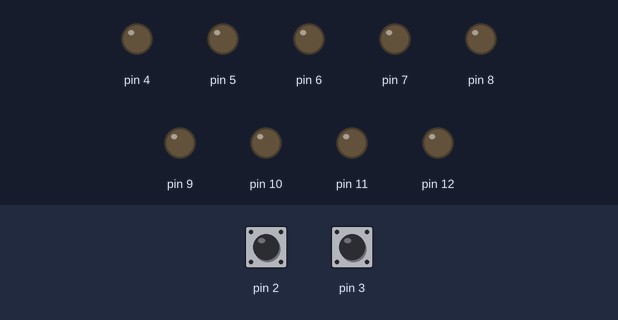
A sketch run on a simulated Arduino Uno, built with avr-gcc and run on an emulated ATmega328P. Shown: output pins drawn as LEDs (lit = HIGH). The test bench sets the inputs (shaded band); at power-on: pin 2 LOW, pin 3 LOW.

Above: at 1.2 s.
1.3 s: pin 2 driven HIGH
At 2.5 s:
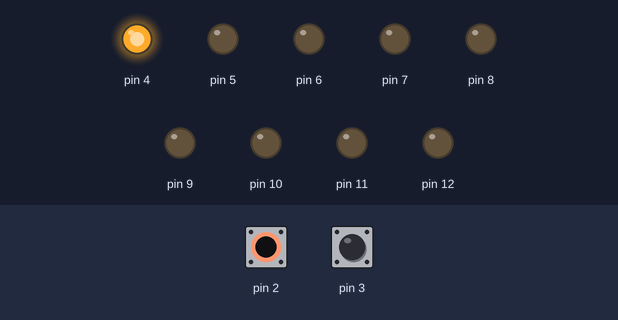
2.8 s: pin 3 driven HIGH
At 3.8 s:
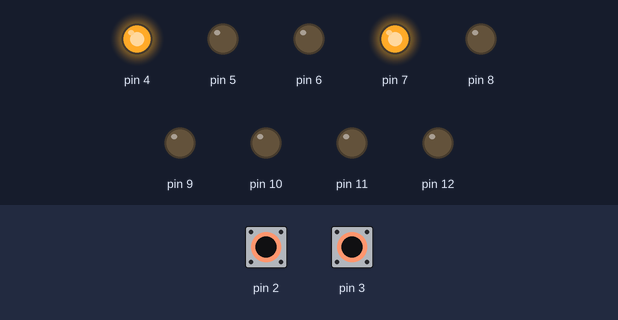
4.3 s: pin 2 pulsed LOW 5 times (0.12 s each, 0.3 s apart)
At 6.7 s:
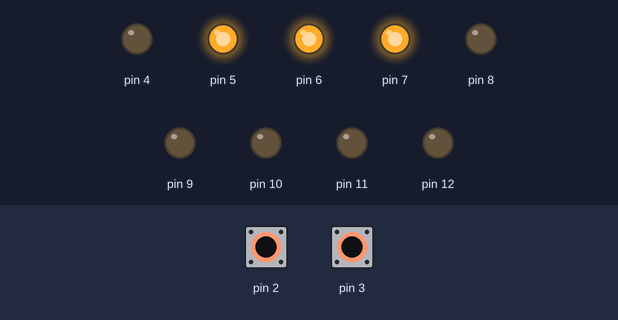
7.3 s: pin 3 pulsed LOW 2 times (0.12 s each, 0.3 s apart)
At 8.3 s:
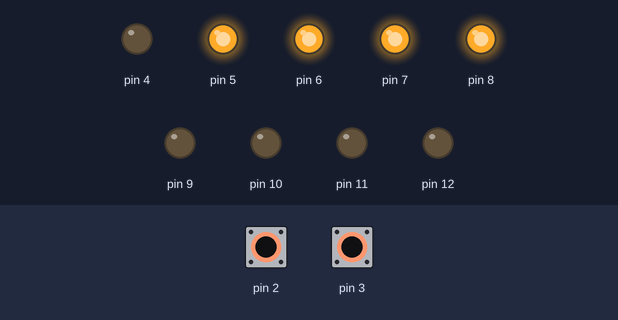
Timing chart, 0 to 10.3 s (numbered marks = the images above; inputs shaded):
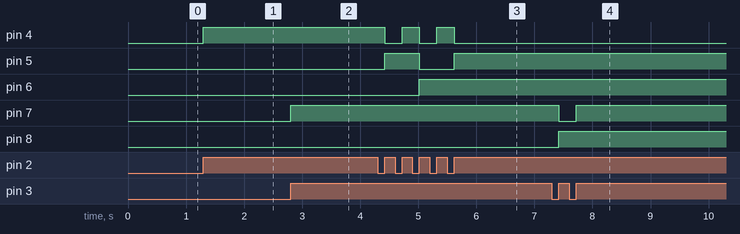

Measured:
- after the input at 1.3 s, pin 4: LOW → HIGH at once
- after the input at 2.8 s, pin 7: LOW → HIGH at once
- after the input at 4.3 s, pin 4: alternates HIGH for 0.30 s and LOW for 0.30 s, 5 changes in all, then stays LOW, starting after 0.12 s; pin 5: LOW → HIGH after 0.12 s, → LOW 0.60 s later, → HIGH 0.60 s later; pin 6: LOW → HIGH after 0.72 s
- after the input at 7.3 s, pin 7: HIGH → LOW after 0.12 s, → HIGH 0.30 s later; pin 8: LOW → HIGH after 0.12 s

The sketch:

encoder_reader_m.ino
```cpp
#include <stdint.h>

// Stores the tick counts
volatile uint16_t aggregated_counter;

inline static void update_ports() {
    PORTD = (uint8_t) (aggregated_counter << 4);
    PORTB = (uint8_t) (aggregated_counter >> 4);
}

void update_ballast(){
    uint16_t tick_count = ((aggregated_counter & 0b111) + 1) & 0b111;
    aggregated_counter = (aggregated_counter & 0b111111000) | tick_count;
    update_ports();
}

// Spool
void update_spool(){
    uint16_t tick_count = ((aggregated_counter & 0b111000) + 0b1000) & 0b111000;
    aggregated_counter = (aggregated_counter & 0b111000111) | tick_count;
    update_ports();
}

// Shuttle
void update_shuttle(){
    uint16_t tick_count = ((aggregated_counter & 0b111000000) + 0b1000000) & 0b111000000;
    aggregated_counter = (aggregated_counter & 0b111111) | tick_count;
    update_ports();
}

void setup() {
    // Configure output pins
    DDRD |= 0b11110000;
    DDRB |= 0b11111;
    aggregated_counter = 0;

    attachInterrupt(digitalPinToInterrupt(2), update_ballast, RISING);
    attachInterrupt(digitalPinToInterrupt(3), update_spool, RISING);
    attachInterrupt(digitalPinToInterrupt(4), update_shuttle, RISING);
}
```
